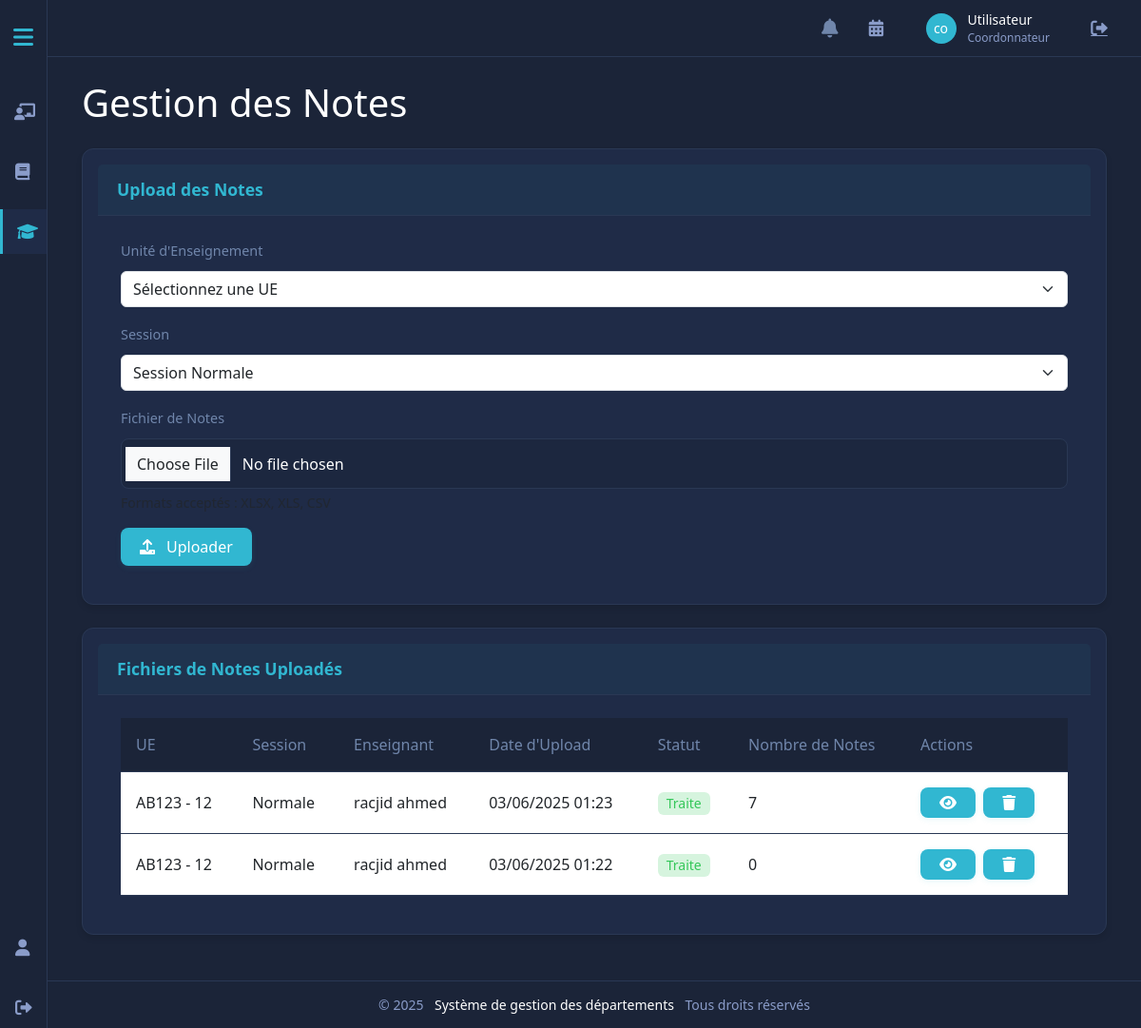
Page /projet_web_SF/enseignat_interfce/gestion-notes/index.php (signed in) on the committed database.
### tables this page shows
CREATE TABLE `fichiers_notes` (
  `id` int(11) NOT NULL,
  `id_unite_enseignement` int(11) NOT NULL,
  `id_enseignant` int(11) NOT NULL,
  `type_session` enum('normale','rattrapage') NOT NULL,
  `nom_fichier` varchar(255) NOT NULL,
  `chemin_fichier` varchar(255) NOT NULL,
  `date_upload` datetime DEFAULT current_timestamp(),
  `statut` enum('traite','non_traite') DEFAULT 'non_traite'
);

CREATE TABLE `unites_enseignement` (
  `id` int(11) NOT NULL,
  `code` varchar(20) NOT NULL,
  `intitule` varchar(100) NOT NULL,
  `description` text DEFAULT NULL,
  `specialite` varchar(50) NOT NULL,
  `id_filiere` int(11) DEFAULT NULL,
  `id_departement` int(11) NOT NULL,
  `semestre` int(11) NOT NULL,
  `volume_horaire_cm` float DEFAULT 0,
  `volume_horaire_td` float DEFAULT 0,
  `volume_horaire_tp` float DEFAULT 0,
  `credits` int(11) NOT NULL,
  `annee_universitaire` varchar(10) NOT NULL,
  `id_responsable` int(11) DEFAULT NULL,
  `statut` enum('disponible','affecte','vacant') DEFAULT 'disponible',
  `date_creation` datetime DEFAULT current_timestamp(),
  `date_modification` datetime DEFAULT current_timestamp() ON UPDATE current_timestamp()
);

CREATE TABLE `utilisateurs` (
  `id` int(11) NOT NULL,
  `nom_utilisateur` varchar(50) NOT NULL,
  `email` varchar(100) NOT NULL,
  `mot_de_passe` varchar(255) NOT NULL,
  `prenom` varchar(50) NOT NULL,
  `nom` varchar(50) NOT NULL,
  `role` enum('admin','chef_departement','coordonnateur','enseignant','vacataire') NOT NULL,
  `specialite` varchar(100) DEFAULT NULL,
  `id_departement` int(11) DEFAULT NULL,
  `id_filiere` int(11) DEFAULT NULL,
  `date_creation` timestamp NOT NULL DEFAULT current_timestamp(),
  `date_modification` timestamp NOT NULL DEFAULT current_timestamp() ON UPDATE current_timestamp(),
  `derniere_connexion` timestamp NULL DEFAULT NULL,
  `actif` tinyint(1) DEFAULT 1,
  `date_changement_mdp` datetime DEFAULT NULL,
  `reset_token` VARCHAR(64) NULL,
  `reset_token_expiry` DATETIME NULL
);

### projet_web_SF/enseignat_interfce/gestion-notes/index.php (the view, shortened to what this page needs)
<?php
require_once 'includes/config.php';
$stmt = $conn->query("SELECT fn.*,
                      ue.code as code_ue,
                      ue.intitule as intitule_ue,
                      u.nom as nom_enseignant,
                      u.prenom as prenom_enseignant,
                      COUNT(n.id) as nombre_notes
                      FROM fichiers_notes fn
                      JOIN unites_enseignement ue ON fn.id_unite_enseignement = ue.id
                      JOIN utilisateurs u ON fn.id_enseignant = u.id
                      LEFT JOIN notes n ON fn.id_unite_enseignement = n.id_unite_enseignement
                          AND fn.type_session = n.type_session
                          AND fn.chemin_fichier = n.fichier_path
                      GROUP BY fn.id
                      ORDER BY fn.date_upload DESC");
$fichiers = $stmt->fetchAll(PDO::FETCH_ASSOC);
require_once '../header_enseignant.php';
?>
<div class="content">
    <div class="container-fluid">
        <h1 class="mb-4">Gestion des Notes</h1>
       <div class="card mb-4">
            <div class="card-header">
                <h5 class="card-title mb-0">Upload des Notes</h5>
            </div>
            <div class="card-body">
                <form action="upload.php" method="post" enctype="multipart/form-data">
                    <div class="mb-3">
                        <label for="ue" class="form-label">Unité d'Enseignement</label>
                        <select class="form-select" id="ue" name="id_ue" required>
                            <option value="">Sélectionnez une UE</option>
                        </select>
                    </div>
                    <div class="mb-3">
                        <label for="type_session" class="form-label">Session</label>
                        <select class="form-select" id="type_session" name="type_session" required>
                            <option value="normale">Session Normale</option>
                        </select>
                    </div>
                    <div class="mb-3">
                        <label for="fichier" class="form-label">Fichier de Notes</label>
                        <input type="file" class="form-control" id="fichier" name="fichier" required accept=".xlsx,.xls,.csv">
                        <div class="form-text">Formats acceptés : XLSX, XLS, CSV</div>
                    </div>
                    <div class="mt-3">
                        <button type="submit" class="btn btn-action"><i class="fas fa-upload"></i>  Uploader
                        </button>
                    </div>
                </form>
            </div>
        </div>
        <div class="card mb-4">
            <div class="card-header">
                <h5 class="card-title mb-0">Fichiers de Notes Uploadés</h5>
            </div>
            <div class="card-body">
                <div class="table-responsive">
                    <table class="table ">
                        <thead>
                            <tr>
                                <th>UE</th>
                                <th>Session</th>
                                <th>Enseignant</th>
                                <th>Date d'Upload</th>
                                <th>Statut</th>
                                <th>Nombre de Notes</th>
                                <th>Actions</th>
                            </tr>
                        </thead>
                        <tbody>
                            <?php foreach ($fichiers as $fichier): ?>
                            <tr>
                                <td><?php echo htmlspecialchars($fichier['code_ue'] . ' - ' . $fichier['intitule_ue']); ?></td>
                                <td><?php echo ucfirst($fichier['type_session']); ?></td>
                                <td><?php echo htmlspecialchars($fichier['prenom_enseignant'] . ' ' . $fichier['nom_enseignant']); ?></td>
                                <td><?php echo date('d/m/Y H:i', strtotime($fichier['date_upload'])); ?></td>
                                <td>
                                    <span class="badge bg-<?php echo $fichier['statut'] === 'traite' ? 'success' : 'warning'; ?>">
                                        <?php echo ucfirst($fichier['statut']); ?>
                                    </span>
                                </td>
                                <td><?php echo $fichier['nombre_notes']; ?></td>
                                <td>
                                    <a href="voir_notes.php?fichier=<?php echo $fichier['id']; ?>"
                                       class="btn btn-action"><i class="fas fa-eye"></i>
                                       </a>
                                    <button type="button" class="btn btn-action"
                                            onclick="confirmerSuppression(<?php echo $fichier['id']; ?>, '<?php echo htmlspecialchars($fichier['nom_fichier']); ?>')">
                                            <i class="fas fa-trash"></i>
                                    </button>
                                </td>
                            </tr>
                            <?php endforeach; ?>
                        </tbody>
                    </table>
                </div>
            </div>
        </div>
    </div>
<?php
require_once '../footer.php';
?>

### projet_web_SF/enseignat_interfce/header_enseignant.php (style rules this page uses)
:root { --primary-bg: #1B2438; --secondary-bg: #1F2B47; --accent-color: #31B7D1; --text-color: #FFFFFF; --text-muted: #7086AB; --border-color: #2A3854; --header-bg: var(--secondary-bg); --top-nav-height: 60px; --footer-height: 50px; --sidebar-width-collapsed: 50px; --sidebar-width-expanded: 250px; --spacing-xs: 0.25rem; --spacing-sm: 0.5rem; --spacing-md: 1rem; --spacing-lg: 1.5rem; --spacing-xl: 2rem; --content-padding: var(--spacing-md); --section-margin: var(--spacing-md); --card-padding: var(--spacing-md); --form-spacing: var(--spacing-md); }
* { margin: 0; padding: 0; box-sizing: border-box; }
body { background-color: var(--primary-bg); color: var(--text-color); font-family: system-ui, -apple-system, "Segoe UI", Roboto, sans-serif; min-height: 100vh; display: flex; flex-direction: column; }
.container-fluid { width: 100%; }
.content { padding: var(--content-padding); min-height: calc(100vh - var(--top-nav-height) - var(--footer-height)); }
.btn-action { background-color: rgba(49, 183, 209, 0.1); color: var(--accent-color); border: 1px solid var(--accent-color); padding: 0.75rem 1.5rem; border-radius: 0.5rem; font-weight: 500; transition: all 0.2s ease; text-decoration: none; display: inline-flex; align-items: center; gap: 0.75rem; cursor: pointer; }
.btn-action i { font-size: 1rem; }
.card { background-color: var(--secondary-bg); border-radius: 0.75rem; border: 1px solid var(--border-color); margin-bottom: var(--section-margin); padding: var(--card-padding); }
.card-header { background-color: rgba(0, 0, 0, 0.2); border-bottom: 1px solid var(--border-color); padding: var(--spacing-md); font-weight: 500; color: var(--text-color); }
.card-body { padding: var(--spacing-md); }
.form-control { background-color: var(--primary-bg); border: 1px solid var(--border-color); color: var(--text-color); border-radius: 0.5rem; padding: 0.5rem 1rem; }
.table { color: var(--text-color); border-color: var(--border-color); }
.table th { background-color: rgba(0, 0, 0, 0.2); color: var(--text-muted); font-weight: 500; border-color: var(--border-color); }
.table td { border-color: var(--border-color); }

### projet_web_SF/enseignat_interfce/gestion-notes/index.php (style rules this page uses)
:root { --primary-bg: #1B2438; --secondary-bg: #1F2B47; --accent-color: #31B7D1; --text-color: #FFFFFF; --text-muted: #7086AB; --border-color: #2A3854; --card-hover-transform: translateY(-3px); --card-border-radius: 0.75rem; }
body { background-color: var(--primary-bg); color: var(--text-color); font-family: system-ui, -apple-system, "Segoe UI", Roboto, sans-serif; }
.content { padding: 1.5rem; }
.card { background-color: var(--secondary-bg); border-radius: var(--card-border-radius); border: 1px solid var(--border-color); box-shadow: 0 4px 6px rgba(0,0,0,0.1); transition: transform 0.3s, box-shadow 0.3s; margin-bottom: 1.75rem; overflow: hidden; }
.card-header { background-color: rgba(49, 183, 209, 0.05); border-bottom: 1px solid var(--border-color); color: var(--accent-color); font-weight: 600; padding: 1rem 1.25rem; display: flex; align-items: center; }
.card-title { color: var(--accent-color); font-size: 1.1rem; font-weight: 600; margin-bottom: 0; }
.card-body { padding: 1.5rem; }
.table { color: var(--text-color); margin-bottom: 0; }
.table thead th { background-color: var(--primary-bg); color: var(--text-muted); font-weight: 500; border-bottom: 1px solid var(--border-color); padding: 1rem; }
.table tbody tr { border-bottom: 1px solid var(--border-color); transition: background-color 0.2s ease; }
.table td { vertical-align: middle; padding: 1rem; }
.badge { padding: 0.35em 0.65em; border-radius: 0.375rem; font-size: 0.875em; font-weight: 500; }
.badge.bg-success { background-color: rgba(52, 199, 89, 0.2) !important; color: #34C759 !important; }
.btn-action, .btn.btn-action { background-color: var(--accent-color); color: var(--text-color); border: none; padding: 0.5rem 1.25rem; border-radius: 0.5rem; font-weight: 500; transition: all 0.2s; margin-right: 0.25rem; box-shadow: 0 2px 6px rgba(49, 183, 209, 0.1); }
.form-label { color: var(--text-muted); font-size: 0.9rem; margin-bottom: 0.65rem; font-weight: 500; }
.form-control { background-color: rgba(27, 36, 56, 0.5); border: 1px solid var(--border-color); color: var(--text-color); padding: 0.85rem 1rem; border-radius: 0.5rem; transition: all 0.25s ease; }

### rows in the picture
fichiers_notes: id_unite_enseignement.intitule "AB123 - 12", type_session "Normale", id_enseignant.nom "racjid ahmed", date_upload "03/06/2025 01:23", statut "Traite", nombre_notes "7"
fichiers_notes: id_unite_enseignement.intitule "AB123 - 12", type_session "Normale", id_enseignant.nom "racjid ahmed", date_upload "03/06/2025 01:22", statut "Traite", nombre_notes "0"

### other values in the picture
substr($_SESSION['role'], 0, 2) "co"
$_SESSION['role'] "Coordonnateur"
